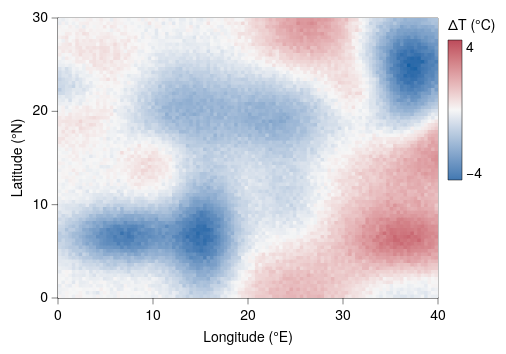

Source (Vega-Lite JSON):
### Vega-Lite specification from a JSON file in a GitHub repository (floating-point values rounded to 4 significant figures; data arrays with more than 128 entries replaced by an {"elided": "..."} marker saying what was removed)
{"background": null, "config": {"arc": {"fill": "#DBDBDB", "fillOpacity": 1.0, "innerRadius": 35.0, "padAngle": 0.03, "stroke": "black", "strokeOpacity": 1, "strokeWidth": 0.25}, "area": {"fill": "#DBDBDB", "fillOpacity": 1.0, "stroke": "black", "strokeOpacity": 1, "strokeWidth": 0.25}, "axis": {"domain": true, "domainCap": "round", "domainColor": "black", "domainWidth": 0.25, "grid": false, "gridCap": "round", "gridColor": "#F1F1F1", "gridDash": [0, 0], "gridOpacity": 1.0, "gridWidth": 0.25, "labelColor": "black", "labelFont": "Helvetica Neue, HelveticaNeue, Helvetica, Arial, sans-serif", "labelFontSize": 7, "labelFontStyle": "normal", "labelFontWeight": 400, "offset": 0, "ticks": true, "tickCap": "round", "tickColor": "black", "tickRound": false, "tickSize": 3, "tickWidth": 0.25, "titleColor": "black", "titleFont": "Helvetica Neue, HelveticaNeue, Helvetica, Arial, sans-serif", "titleFontSize": 7, "titleFontStyle": "normal", "titleFontWeight": 400}, "axisX": {"domain": true, "labelAlign": "center", "labelAngle": 0, "labels": true, "ticks": true, "translate": 0}, "axisY": {"domain": true, "labelAlign": "right", "labelAngle": 0, "labels": true, "ticks": true, "translate": 0}, "axisRight": {"domain": true, "labelAlign": "left", "labelAngle": 0, "labels": true, "ticks": true, "translate": 0}, "axisTop": {"domain": true, "labelAlign": "center", "labelAngle": 0, "labels": true, "ticks": true, "translate": 0}, "axisBand": {"tickOffset": 0}, "bar": {"fill": "#DBDBDB", "fillOpacity": 1.0, "stroke": "black", "strokeOpacity": 1, "strokeWidth": 0.25}, "boxplot": {"size": 12.6, "ticks": {"cornerRadius": 0.25, "fill": "black", "opacity": 1, "size": 6.3, "thickness": 0.25}, "box": {"fillOpacity": 1.0, "stroke": "black", "strokeOpacity": 1, "strokeWidth": 0.25}, "median": {"cornerRadius": 0, "fill": "black", "fillOpacity": 1.0, "opacity": 1, "size": 12.6, "thickness": 0.25}, "rule": {"fill": "black", "fillOpacity": 1.0, "size": 14.0, "stroke": "black", "strokeDash": [0, 0], "strokeOpacity": 1, "strokeWidth": 0.25}, "outliers": {"color": "black", "fill": "black", "fillOpacity": 1.0, "size": 0, "stroke": "black", "strokeOpacity": 1, "strokeWidth": 0.25}}, "circle": {"fill": "black", "fillOpacity": 1.0, "size": 1.75, "stroke": null, "strokeOpacity": 1, "strokeWidth": 0.25}, "errorband": {"band": {"fillOpacity": 0.6, "stroke": null, "strokeWidth": 0.25, "strokeOpacity": 1}, "borders": {"opacity": 0, "strokeOpacity": 0.25, "strokeWidth": 1}}, "errorbar": {"opacity": 1, "rule": {"strokeDash": [0, 0], "strokeWidth": 0.25}, "ticks": {"color": "black", "cornerRadius": 0.125, "opacity": 1, "size": 8.4, "thickness": 0.25}, "thickness": 0.25}, "font": "Helvetica Neue, HelveticaNeue, Helvetica, Arial, sans-serif", "geoshape": {"fill": "#DBDBDB", "fillOpacity": 1.0, "stroke": "black", "strokeOpacity": 1, "strokeWidth": 0.25}, "header": {"labelColor": "black", "labelFont": "Helvetica Neue, HelveticaNeue, Helvetica, Arial, sans-serif", "labelFontSize": 7, "labelFontStyle": "normal", "labelFontWeight": 400, "titleColor": "black", "titleFont": "Helvetica Neue, HelveticaNeue, Helvetica, Arial, sans-serif", "titleFontSize": 7, "titleFontStyle": "normal", "titleFontWeight": 400, "titlePadding": 0}, "legend": {"disable": false, "offset": 4.5, "titlePadding": 4, "labelOffset": 2, "gradientLabelOffset": 2, "gradientLength": 70.0, "gradientThickness": 7.0, "gradientOpacity": 1.0, "gradientStrokeColor": "black", "gradientStrokeWidth": 0.25, "labelColor": "black", "labelFont": "Helvetica Neue, HelveticaNeue, Helvetica, Arial, sans-serif", "labelFontSize": 7, "labelFontStyle": "normal", "labelFontWeight": 400, "strokeColor": "black", "strokeWidth": 0, "symbolSize": 42, "symbolStrokeColor": "black", "symbolStrokeWidth": 0.25, "titleColor": "black", "titleFont": "Helvetica Neue, HelveticaNeue, Helvetica, Arial, sans-serif", "titleFontSize": 7, "titleFontStyle": "normal", "titleFontWeight": 400}, "line": {"color": "black", "stroke": "black", "strokeCap": "round", "strokeDash": [0, 0], "strokeOpacity": 1, "strokeWidth": 0.375}, "point": {"filled": true, "fill": "#DBDBDB", "fillOpacity": 1.0, "size": 7.0, "stroke": "black", "strokeOpacity": 1, "strokeWidth": 0.25}, "range": {"category": ["#5CA7B1", "#CDDEF3", "#B7B3E4", "#B3DAB5", "#F5E1B3", "#3D727B", "#8AA8D2", "#867DAC", "#80A988", "#CBB17A", "#204148", "#59719A", "#584C77", "#507B5F", "#9D824D"], "diverging": {"scheme": ["#C35082", "#CE6D94", "#D989A7", "#E2A4BA", "#EABFCE", "#F1DBE2", "#F6F6F6", "#D7E0EB", "#B9CBE0", "#9BB6D5", "#7DA1C9", "#5F8CBD", "#4177B1"]}, "heatmap": {"scheme": ["#32022B", "#43044D", "#4C196E", "#4D338C", "#484DA6", "#3A68BB", "#1D83CA", "#1D9CCB", "#23B5C9", "#28CDC5", "#4DE0B4", "#91EE9F"]}, "ordinal": {"scheme": ["#F1F1F1", "#DBDBDB", "#C6C6C6", "#B2B2B2", "#9D9D9D", "#898989", "#767676", "#636363", "#515151", "#404040", "#2F2F2F", "#1F1F1F"]}, "ramp": {"scheme": ["#32022B", "#43044D", "#4C196E", "#4D338C", "#484DA6", "#3A68BB", "#1D83CA", "#1D9CCB", "#23B5C9", "#28CDC5", "#4DE0B4", "#91EE9F"]}}, "rule": {"color": "black", "stroke": "black", "strokeCap": "round", "strokeDash": [2, 2], "strokeOpacity": 1, "strokeWidth": 0.25}, "scale": {"bandPaddingInner": 0.1, "bandPaddingOuter": 0.1, "round": false}, "rect": {"fill": "#DBDBDB", "fillOpacity": 1.0, "stroke": "black", "strokeOpacity": 1, "strokeWidth": 0.25}, "square": {"fill": "#DBDBDB", "fillOpacity": 1.0, "size": 14.0, "stroke": "black", "strokeOpacity": 1, "strokeWidth": 0.25}, "text": {"color": "black", "font": "Helvetica Neue, HelveticaNeue, Helvetica, Arial, sans-serif", "fontSize": 7, "fontStyle": "normal", "fontWeight": 400}, "tick": {"color": "black", "cornerRadius": 0.125, "opacity": 1.0, "size": 12.6, "thickness": 0.25}, "title": {"anchor": "middle", "frame": "group", "color": "black", "font": "Helvetica Neue, HelveticaNeue, Helvetica, Arial, sans-serif", "fontSize": 7, "fontStyle": "normal", "fontWeight": 400, "subtitleColor": "black", "subtitleFont": "Helvetica Neue, HelveticaNeue, Helvetica, Arial, sans-serif", "subtitleFontSize": "Helvetica Neue, HelveticaNeue, Helvetica, Arial, sans-serif", "subtitleFontStyle": "normal", "subtitleFontWeight": 400}, "trail": {"color": "black", "opacity": 1, "size": 0.375}, "view": {"continuousWidth": 190, "continuousHeight": 140, "discreteWidth": 190, "discreteHeight": 140, "fill": null, "stroke": "black", "strokeWidth": 0.25}}, "data": {"name": "data-3dd7a702cd43fab36ea1c2dfa6191459"}, "mark": {"type": "rect", "clip": true, "stroke": null}, "encoding": {"color": {"field": "anom", "scale": {"domain": [-4, 4], "range": ["#4177B1", "#5F8CBD", "#7DA1C9", "#9BB6D5", "#B9CBE0", "#D7E0EB", "#F6F6F6", "#F0DADA", "#E8BDBF", "#DFA1A5", "#D4858B", "#C96872", "#BC4A5A"]}, "title": "ΔT (°C)", "type": "quantitative"}, "x": {"field": "lon", "scale": {"domain": [0, 40.0], "nice": false}, "title": "Longitude (°E)", "type": "quantitative"}, "x2": {"field": "lon2"}, "y": {"field": "lat", "scale": {"domain": [0, 30.0], "nice": false}, "title": "Latitude (°N)", "type": "quantitative"}, "y2": {"field": "lat2"}}, "$schema": "https://vega.github.io/schema/vega-lite/v6.4.1.json", "datasets": {"data-3dd7a702cd43fab36ea1c2dfa6191459": {"elided": "8800 records"}}}
